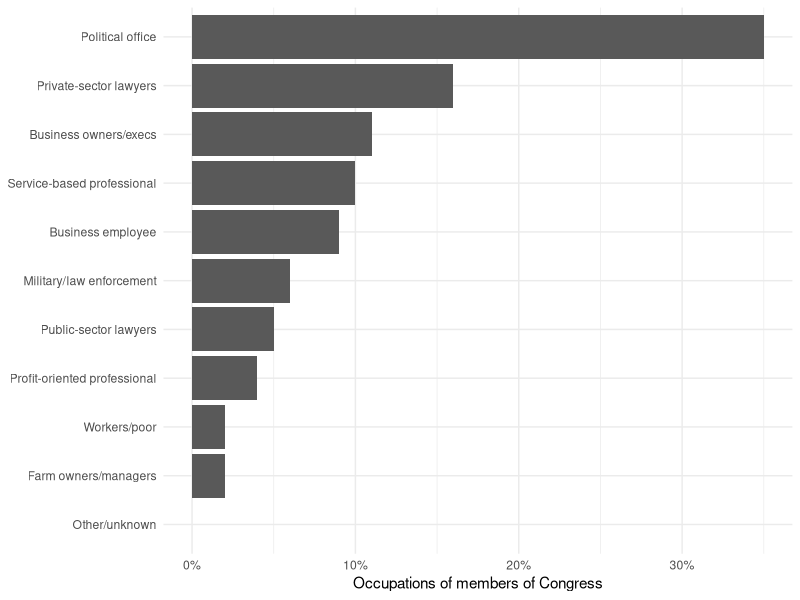
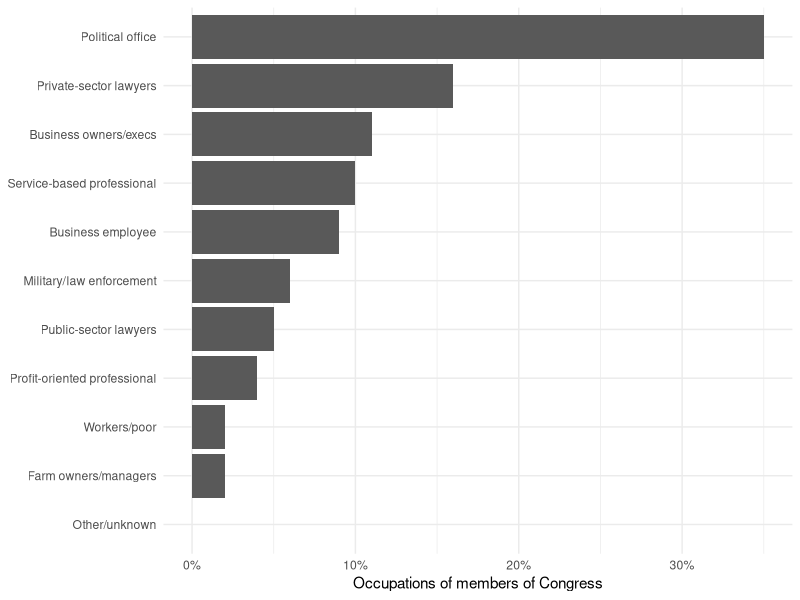

These charts were generated, in order, by the following R code:
# R script for "How to improve your figures #5: Don’t use pie charts"
# Link: https://erikgahner.dk/2021/how-to-improve-your-figures-5-dont-use-pie-charts/

library("tidyverse")

df <- data.frame(
  sector = c("Public-sector lawyers", "Private-sector lawyers", "Farm owners/managers", 
             "Business owners/execs", "Business employee", "Profit-oriented professional",
             "Service-based professional", "Workers/poor", "Military/law enforcement", 
             "Political office", "Other/unknown"),
  value = c(.05, .16, .02, .11, .09, .04, .10, .02, .06, .35, 0)
)

df %>% 
  mutate(sector = fct_reorder(sector, value)) %>% 
  ggplot(aes(sector, value)) +
  geom_col() +
  coord_flip() +
  scale_y_continuous(labels = scales::percent_format()) +
  labs(x = NULL,
       y = "Occupations of members of Congress") +
  theme_minimal()

ggsave("piechart_03.png", width = 5, height = 3)
